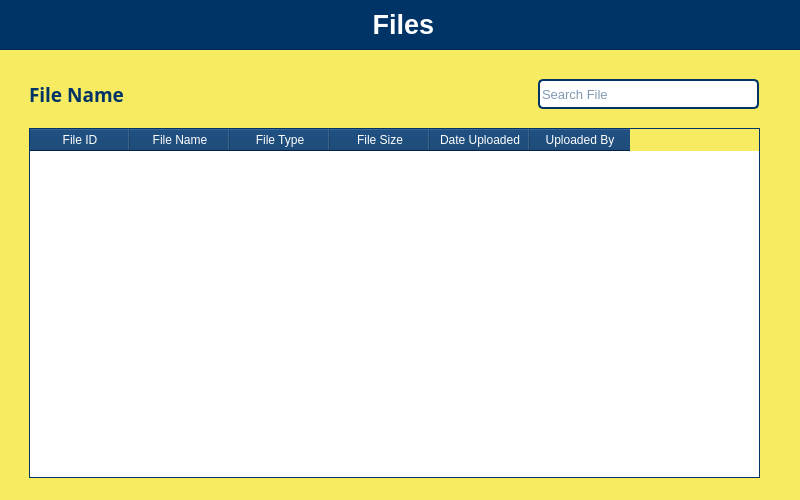
<?xml version="1.0" encoding="UTF-8"?>
<ui version="4.0">
 <class>Dialog</class>
 <widget class="QDialog" name="Dialog">
  <property name="geometry">
   <rect>
    <x>0</x>
    <y>0</y>
    <width>800</width>
    <height>500</height>
   </rect>
  </property>
  <property name="windowTitle">
   <string>Dialog</string>
  </property>
  <property name="styleSheet">
   <string notr="true">background-color: rgb(246, 235, 97);</string>
  </property>
  <widget class="QWidget" name="widgetFiles" native="true">
   <property name="geometry">
    <rect>
     <x>-1</x>
     <y>-1</y>
     <width>801</width>
     <height>501</height>
    </rect>
   </property>
   <widget class="QLineEdit" name="lineEditSearchTrash">
    <property name="geometry">
     <rect>
      <x>539</x>
      <y>80</y>
      <width>221</width>
      <height>30</height>
     </rect>
    </property>
    <property name="font">
     <font>
      <family>Arial</family>
      <pointsize>10</pointsize>
     </font>
    </property>
    <property name="toolTipDuration">
     <number>-1</number>
    </property>
    <property name="styleSheet">
     <string notr="true">background-color: white;
color:  rgb(0, 51, 102);
border: 2px solid rgb(0, 51, 102);
border-radius: 5px;</string>
    </property>
    <property name="cursorPosition">
     <number>0</number>
    </property>
    <property name="alignment">
     <set>Qt::AlignLeading|Qt::AlignLeft|Qt::AlignVCenter</set>
    </property>
    <property name="placeholderText">
     <string>Search File</string>
    </property>
    <property name="cursorMoveStyle">
     <enum>Qt::LogicalMoveStyle</enum>
    </property>
    <property name="clearButtonEnabled">
     <bool>false</bool>
    </property>
   </widget>
   <widget class="QLabel" name="label_2">
    <property name="geometry">
     <rect>
      <x>30</x>
      <y>80</y>
      <width>411</width>
      <height>31</height>
     </rect>
    </property>
    <property name="font">
     <font>
      <family>Arial Black</family>
      <pointsize>14</pointsize>
      <weight>75</weight>
      <bold>true</bold>
     </font>
    </property>
    <property name="styleSheet">
     <string notr="true">color: rgb(0, 51, 102);</string>
    </property>
    <property name="text">
     <string>File Name</string>
    </property>
   </widget>
   <widget class="QTableWidget" name="tableWidgetTrash">
    <property name="geometry">
     <rect>
      <x>30</x>
      <y>129</y>
      <width>731</width>
      <height>350</height>
     </rect>
    </property>
    <property name="styleSheet">
     <string notr="true">QTableWidget {
    border: 1px solid  rgb(0, 51, 102);
    background-color: white;
    gridline-color: #dcdcdc;
}

QHeaderView::section {
    background-color: rgb(0, 51, 102);
    color: white;
    padding: 2px;
}

QTableWidget::item {
    font-size: 8px;
	padding-left: 2px;
}
</string>
    </property>
    <column>
     <property name="text">
      <string>File ID</string>
     </property>
    </column>
    <column>
     <property name="text">
      <string>File Name</string>
     </property>
    </column>
    <column>
     <property name="text">
      <string>File Type</string>
     </property>
    </column>
    <column>
     <property name="text">
      <string>File Size</string>
     </property>
    </column>
    <column>
     <property name="text">
      <string>Date Uploaded</string>
     </property>
    </column>
    <column>
     <property name="text">
      <string>Uploaded By</string>
     </property>
    </column>
   </widget>
   <widget class="QFrame" name="frame">
    <property name="geometry">
     <rect>
      <x>-1</x>
      <y>0</y>
      <width>811</width>
      <height>51</height>
     </rect>
    </property>
    <property name="styleSheet">
     <string notr="true">background-color: rgb(0, 51, 102);
color: white;</string>
    </property>
    <property name="frameShape">
     <enum>QFrame::StyledPanel</enum>
    </property>
    <property name="frameShadow">
     <enum>QFrame::Raised</enum>
    </property>
    <widget class="QLabel" name="label">
     <property name="geometry">
      <rect>
       <x>210</x>
       <y>10</y>
       <width>391</width>
       <height>31</height>
      </rect>
     </property>
     <property name="font">
      <font>
       <family>Arial</family>
       <pointsize>20</pointsize>
       <weight>75</weight>
       <bold>true</bold>
       <kerning>false</kerning>
      </font>
     </property>
     <property name="text">
      <string>Files</string>
     </property>
     <property name="alignment">
      <set>Qt::AlignCenter</set>
     </property>
    </widget>
   </widget>
  </widget>
 </widget>
 <resources/>
 <connections/>
</ui>
